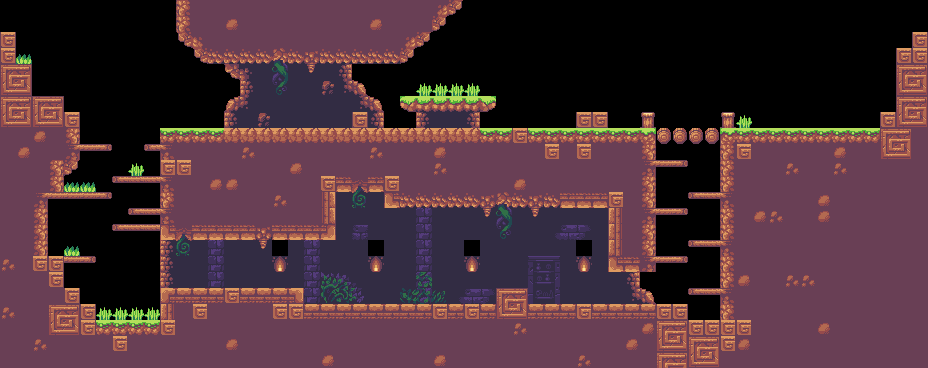

Rendered tile map (Tiled .tmx) drawn with the repository's tilesets; below, a short description and the full map source, tile grids included:
An orthogonal 58x23 tile map with 16x16 px tiles, 1 tile layer (Tiles) and 17 objects (6x GEM, 4x CHERRY, 2x EAGLE, 2x FROG, 2x OPOSSUM, ...).

<map version="1.10" tiledversion="1.11.2" orientation="orthogonal" renderorder="right-down" width="58" height="23" tilewidth="16" tileheight="16" infinite="0" nextlayerid="6" nextobjectid="28">
 <tileset firstgid="1" source="sunny_land.tsx" />
 <layer id="1" name="Tiles" width="58" height="23">
  <data encoding="csv">
0,0,0,0,0,0,0,0,0,0,0,98,100,100,100,100,100,100,100,100,100,100,100,100,100,100,100,325,326,0,0,0,0,0,0,0,0,0,0,0,0,0,0,0,0,0,0,0,0,0,0,0,0,0,0,0,0,0,
0,0,0,0,0,0,0,0,0,0,0,98,100,100,230,100,100,100,100,100,100,100,100,230,100,100,100,326,0,0,0,0,0,0,0,0,0,0,0,0,0,0,0,0,0,0,0,0,0,0,0,0,0,0,0,0,0,0,
642,0,0,0,0,0,0,0,0,0,0,355,323,100,100,100,100,100,100,100,100,100,100,100,100,325,326,0,0,0,0,0,0,0,0,0,0,0,0,0,0,0,0,0,0,0,0,0,0,0,0,0,0,0,0,0,0,642,
642,226,0,0,0,0,0,0,0,0,0,0,355,430,430,430,430,426,430,428,430,430,430,430,430,357,0,0,0,0,0,0,0,0,0,0,0,0,0,0,0,0,0,0,0,0,0,0,0,0,0,0,0,0,0,0,642,642,
644,645,0,0,0,0,0,0,0,0,0,0,0,0,482,483,598,458,598,460,598,517,0,0,0,0,0,0,0,0,0,0,0,0,0,0,0,0,0,0,0,0,0,0,0,0,0,0,0,0,0,0,0,0,0,0,644,645,
676,677,0,0,0,0,0,0,0,0,0,0,0,0,0,515,598,490,598,598,594,549,550,0,0,0,228,228,228,228,0,0,0,0,0,0,0,0,0,0,0,0,0,0,0,0,0,0,0,0,0,0,0,0,0,0,676,677,
644,645,644,645,0,0,0,0,0,0,0,0,0,0,546,547,598,598,598,598,598,598,549,550,0,464,466,466,466,466,468,0,0,0,0,0,0,0,0,0,0,0,0,0,0,0,0,0,0,0,0,0,0,0,0,0,644,645,
676,677,676,677,642,0,0,0,0,0,0,0,0,0,578,598,594,598,598,598,598,598,642,582,0,0,515,598,598,517,0,0,0,0,0,0,642,642,0,0,331,0,0,0,0,331,228,0,0,0,0,0,0,0,0,642,676,677,
100,100,230,100,102,0,0,0,0,0,36,36,36,36,40,40,40,40,40,40,40,40,40,40,40,40,40,40,40,40,36,36,642,36,36,36,36,36,36,36,38,332,332,332,332,34,36,36,36,36,36,36,36,36,36,644,645,100,
100,230,100,100,168,169,170,0,0,107,108,100,100,100,100,232,100,100,100,100,100,100,100,232,100,100,100,230,100,100,100,100,100,100,642,100,642,100,100,100,102,0,0,0,0,98,642,100,100,100,100,100,230,100,100,676,677,100,
100,100,100,102,326,0,0,0,228,0,642,642,100,100,100,100,100,100,230,100,100,100,100,100,100,100,100,232,100,100,100,100,100,100,100,100,100,100,100,100,168,169,170,0,0,98,100,100,100,232,100,100,232,100,100,100,100,100,
100,100,100,102,226,226,0,42,43,43,44,100,100,230,230,100,100,100,100,100,642,370,424,370,642,100,100,100,100,100,100,100,230,100,100,100,100,100,100,100,102,0,0,0,0,98,100,100,100,100,100,100,100,100,100,100,100,100,
100,100,168,169,169,169,170,0,0,0,98,100,100,100,100,100,100,232,100,100,308,598,456,598,368,430,430,430,430,430,428,426,430,428,430,370,370,370,642,100,102,0,0,42,43,44,100,100,100,100,100,230,100,100,100,100,100,100,
100,100,102,0,0,0,0,0,42,43,44,100,100,100,100,100,100,100,100,100,308,598,598,598,598,598,524,598,598,598,460,458,598,460,598,598,598,598,304,100,168,169,170,0,0,98,100,230,232,100,100,230,100,100,100,100,100,100,
100,100,102,0,0,0,0,42,43,43,368,424,370,370,370,370,428,370,370,370,372,598,596,598,598,598,524,598,598,598,598,490,598,598,530,531,532,598,304,100,102,0,0,0,0,98,100,100,100,100,100,100,100,100,100,100,100,100,
100,100,102,0,226,0,0,0,0,0,515,456,598,524,598,598,460,626,598,524,598,598,598,626,598,598,524,598,598,626,598,598,598,598,598,598,626,598,304,100,102,0,0,42,43,44,100,100,100,100,100,100,100,100,100,100,100,100,
232,100,642,642,169,170,0,0,0,0,515,598,598,524,598,598,598,658,598,524,598,598,598,658,598,598,524,598,598,658,598,598,598,527,528,598,658,598,368,370,168,169,170,0,0,98,100,100,100,100,100,100,100,100,100,100,100,100,
100,100,100,642,0,0,0,0,0,0,515,598,598,524,598,598,598,598,598,524,654,655,656,598,598,598,556,598,598,598,598,598,598,559,560,598,598,598,598,517,0,0,0,0,0,98,230,100,100,232,232,100,100,100,100,100,100,100,
100,100,100,100,642,0,0,0,0,0,240,242,242,242,642,242,242,242,244,524,686,687,688,598,598,587,588,589,530,531,532,644,645,591,592,598,598,598,598,549,550,0,0,42,43,44,100,100,100,100,100,100,100,100,100,100,100,100,
232,100,100,644,645,642,228,228,228,228,304,100,642,100,100,100,100,642,642,242,242,242,242,242,242,242,242,642,242,642,242,676,677,242,242,242,642,242,242,242,242,642,642,0,0,98,100,100,100,100,100,100,100,100,100,100,100,100,
100,100,100,676,677,642,36,36,36,36,642,100,100,100,100,100,100,100,100,100,100,100,100,100,100,100,100,100,100,100,100,100,232,100,100,100,100,100,100,100,230,644,645,642,642,642,642,100,100,100,100,230,100,100,100,100,100,100,
100,100,232,100,100,100,100,642,100,100,100,100,100,100,230,100,100,100,100,100,100,100,100,100,100,100,100,100,100,100,100,100,100,100,100,100,100,100,100,230,100,676,677,644,645,642,230,100,100,100,100,100,100,100,100,100,100,100,
100,100,100,100,100,100,100,100,100,100,100,100,100,100,100,100,100,100,100,100,230,100,100,100,100,100,100,230,100,100,100,100,100,100,100,100,232,100,100,100,100,644,645,676,677,100,100,100,100,100,100,100,100,100,100,100,100,100
</data>
 </layer>
 <objectgroup id="2" name="Objects">
  <object id="11" name="GEM" x="32" y="48" width="16" height="16" />
  <object id="12" name="GEM" x="48" y="48" width="16" height="16" />
  <object id="13" name="GEM" x="64" y="48" width="16" height="16" />
  <object id="14" name="EAGLE" x="96" y="80" width="16" height="16" />
  <object id="15" name="FROG" x="208" y="112" width="16" height="16" />
  <object id="16" name="CHERRY" x="464" y="32" width="16" height="16" />
  <object id="17" name="CHERRY" x="480" y="32" width="16" height="16" />
  <object id="18" name="CHERRY" x="496" y="32" width="16" height="16" />
  <object id="19" name="EAGLE" x="528" y="48" width="16" height="16" />
  <object id="20" name="OPOSSUM" x="784" y="112" width="16" height="16" />
  <object id="21" name="PLAYER_SPAWN" x="832" y="112" width="16" height="16" />
  <object id="22" name="GEM" x="688" y="160" width="16" height="16" />
  <object id="23" name="GEM" x="672" y="176" width="16" height="16" />
  <object id="24" name="GEM" x="672" y="224" width="16" height="16" />
  <object id="25" name="FROG" x="512" y="272" width="16" height="16" />
  <object id="26" name="CHERRY" x="400" y="240" width="16" height="16" />
  <object id="27" name="OPOSSUM" x="384" y="288" width="16" height="16" />
 </objectgroup>
</map>
